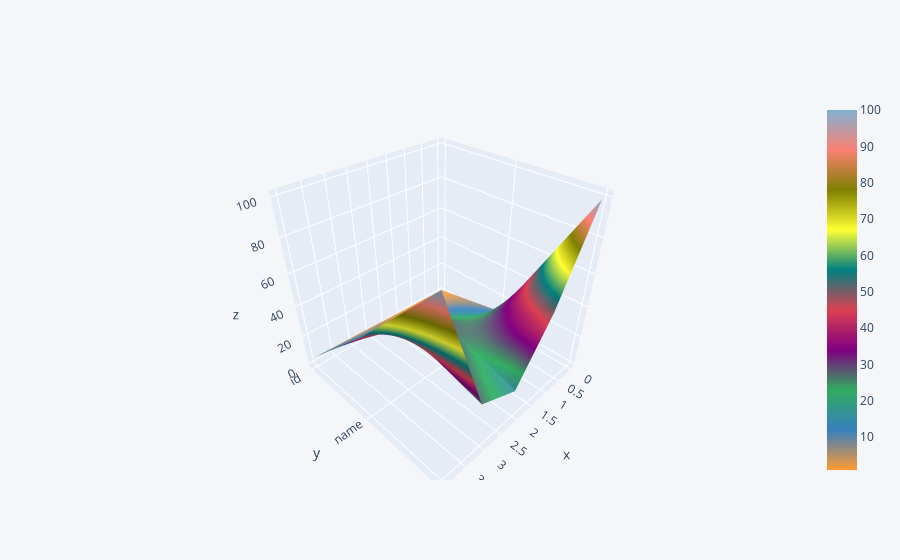

The notebook cell saved with this chart:
### Code cell
df.iplot(kind = 'surface')

### Figure 1 — Plotly figure (JSON) as saved in the notebook; plotly's stock layout.template omitted (floating-point values rounded to 4 significant figures)
{"data": [{"colorscale": [[0, "rgb(255, 153, 51)"], [0.1111, "rgb(55, 128, 191)"], [0.2222, "rgb(50, 171, 96)"], [0.3333, "rgb(128, 0, 128)"], [0.4444, "rgb(219, 64, 82)"], [0.5556, "rgb(0, 128, 128)"], [0.6667, "rgb(255, 255, 51)"], [0.7778, "rgb(128, 128, 0)"], [0.8889, "rgb(251, 128, 114)"], [1, "rgb(128, 177, 211)"]], "type": "surface", "x": [0, 1, 2, 3, 4], "y": ["id", "name", "salary"], "z": [[1, 2, 3, 4, 5], [10, 20, 30, 40, 50], [99, 50, 16, 27, 100]]}], "layout": {"legend": {"bgcolor": "#F5F6F9", "font": {"color": "#4D5663"}}, "paper_bgcolor": "#F5F6F9", "plot_bgcolor": "#F5F6F9", "title": {"font": {"color": "#4D5663"}}, "xaxis": {"gridcolor": "#E1E5ED", "showgrid": true, "tickfont": {"color": "#4D5663"}, "title": {"font": {"color": "#4D5663"}, "text": ""}, "zerolinecolor": "#E1E5ED"}, "yaxis": {"gridcolor": "#E1E5ED", "showgrid": true, "tickfont": {"color": "#4D5663"}, "title": {"font": {"color": "#4D5663"}, "text": ""}, "zerolinecolor": "#E1E5ED"}}}
